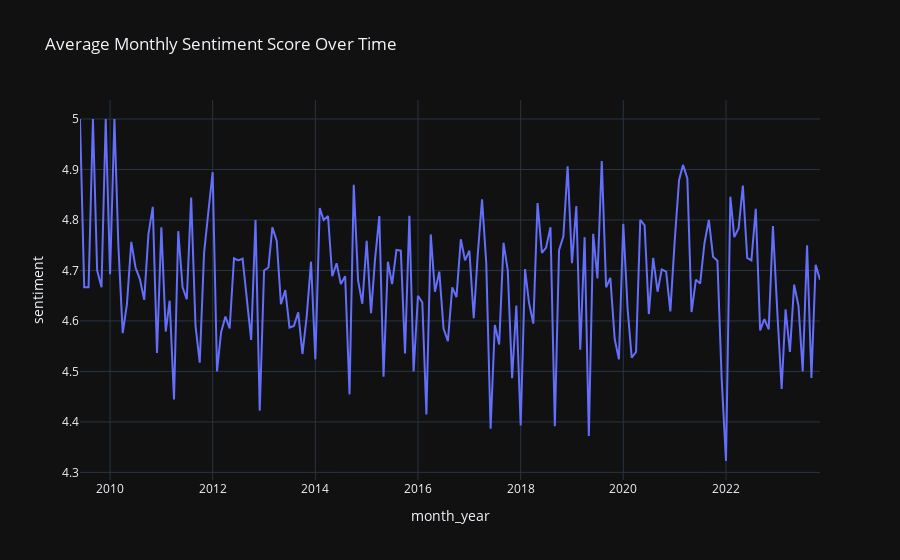

The notebook cell this image was saved under:
### Code cell
import plotly.express as px

# Convert 'month_year' from Period to string for compatibility with Plotly
monthly_sentiment['month_year'] = monthly_sentiment['month_year'].astype(str)

# Slice the DataFrame to start from the second row (index 1)
filtered_data = monthly_sentiment.iloc[1:]

# Set the Plotly theme to dark
px.defaults.template = "plotly_dark"

# Create a line plot
fig = px.line(filtered_data, x='month_year', y='sentiment', title='Average Monthly Sentiment Score Over Time')

# Show the figure
fig.show()

### Figure 1 — Plotly figure (JSON) as saved in the notebook; plotly's stock layout.template omitted (floating-point values rounded to 4 significant figures; data arrays with more than 128 entries replaced by an {"elided": "..."} marker saying what was removed)
{"data": [{"hovertemplate": "month_year=%{x}<br>sentiment=%{y}<extra></extra>", "legendgroup": "", "line": {"color": "#636efa", "dash": "solid"}, "marker": {"symbol": "circle"}, "mode": "lines", "name": "", "orientation": "v", "showlegend": false, "type": "scatter", "x": {"elided": "174 str values"}, "xaxis": "x", "y": {"elided": "174 float values"}, "yaxis": "y"}], "layout": {"legend": {"tracegroupgap": 0}, "title": {"text": "Average Monthly Sentiment Score Over Time"}, "xaxis": {"anchor": "y", "domain": [0, 1], "title": {"text": "month_year"}}, "yaxis": {"anchor": "x", "domain": [0, 1], "title": {"text": "sentiment"}}}}
